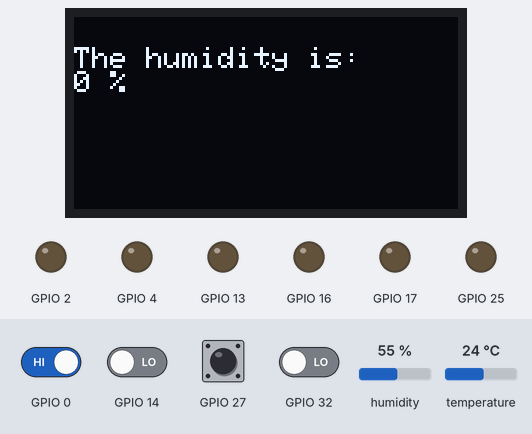
The program below on a simulated ESP32. Parts: 128×64 one-colour display, output pins drawn as LEDs (lit = HIGH). Inputs (shaded band) come from the test bench; at power-on: GPIO 0, GPIO 27 HIGH, GPIO 14, GPIO 32 LOW, temperature 24 °C, humidity 55 %. Storage starts empty; what the program prints to the serial monitor is not drawn.

Above: at 0.6 s.
At 5.3 s:
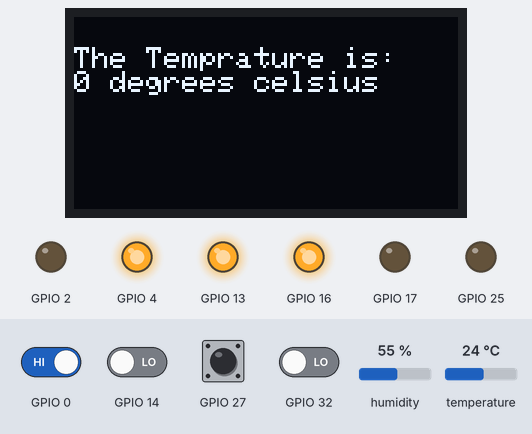
5.4 s: temperature set to 22.7 °C
At 7.7 s:
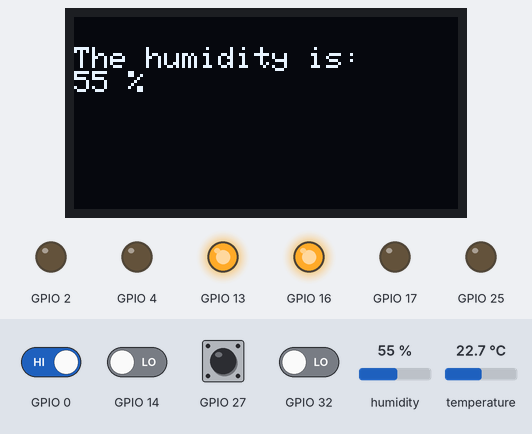
9.3 s: humidity set to 26 %
At 13.9 s:
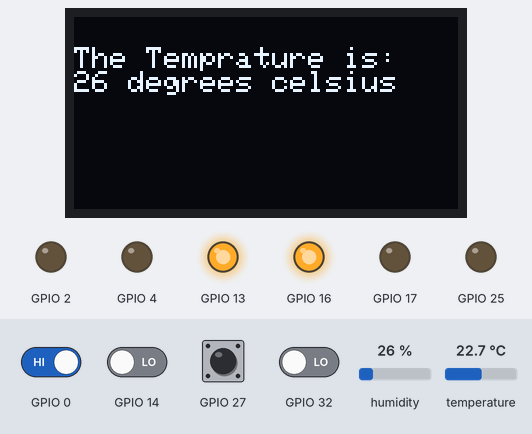
14.6 s: humidity set to 23 %
At 18.0 s:
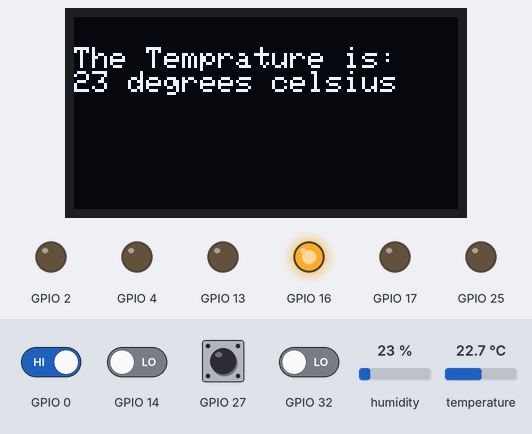
20.3 s: GPIO 0 driven LOW
23.9 s: GPIO 32 driven HIGH
29.6 s: GPIO 32 driven LOW
At 31.4 s:
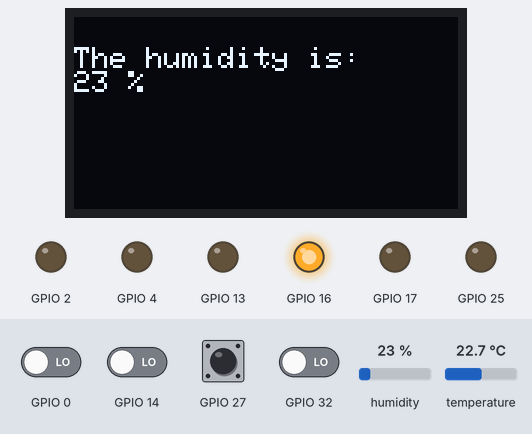
Timing chart, 0 to 32.9 s (numbered marks = the images above; inputs shaded):
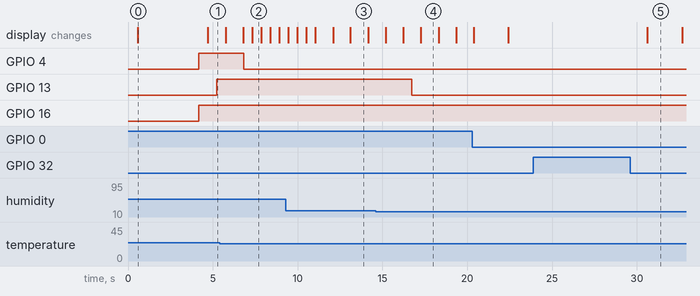

The program:

main.cpp
```cpp
#include <Arduino.h>
#include <sdCard.cpp>

//All methods used to set up the componets are passed into this loop
void setup() {
  Serial.begin(115200); // opens serial port to be used, sets data rate to bps
	Serial.println("Serial port open");
  Serial.println("Ouputs set to 5 Seconds by default press outputbutton to change the output time");

  //Set up methods have been passed here
  setUpPassing();
  SDcardsetup();

  delay(2000); //Small delay to allow sensors componets to be completely set up before the program continues in testing we found this to work the best
}

//All looping methods are passed here from sdCard class
void loop() {
 twoMinsSDCardWrite();
 //LoopPassing holds all the looping methods in the system.
 loopPassing();
}
```

Measured:
- the behaviour switches between 23.5 and 23.4 °C on temperature (found by bisection; images 1 and 2)
- the behaviour switches between 25 and 24 % on humidity (found by bisection; images 3 and 4)
- after the input at 5.4 s, GPIO 4: HIGH → LOW after 1.4 s
- after the input at 14.6 s, GPIO 13: HIGH → LOW after 2.1 s; the display: first differs from a run without the input after 1.6 s (image 4 shows a later state)
- after the input at 23.9 s, every drawn part: stays the same
- after the input at 29.6 s, the display: changes after 1.0 s (image 5)
- what the display in image 0 shows lasts 4.1 s, from 0.6 s to 4.7 s
- what the display in image 2 shows lasts 0.6 s, from 7.3 s to 7.9 s
